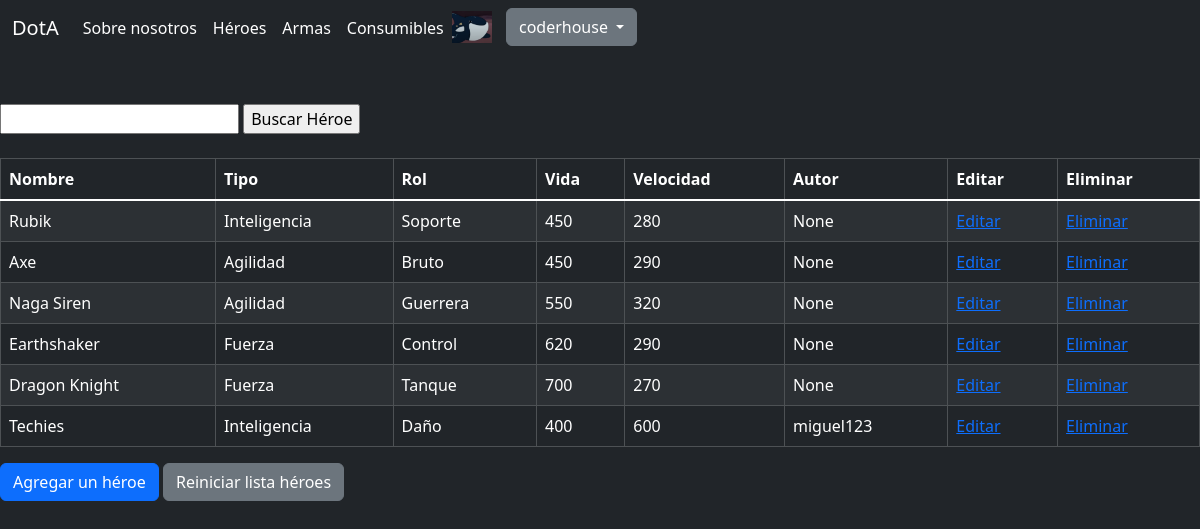
The app's page /preentrega3/heroes (signed in) with its own data.
### preentrega3/models.py (models this page shows, shortened)
class Avatar(models.Model):
    user = models.OneToOneField(User, on_delete = models.CASCADE, null = True)
    imagen = models.ImageField(upload_to='avatares', null = True, blank= True)

class Heroe(models.Model):
    nombre = models.CharField(max_length=32)
    tipo = models.CharField(max_length=16)
    aporte = models.CharField(max_length=16)
    vida = models.IntegerField(default=500)
    velocidad = models.IntegerField(default=300)
    creador = models.ForeignKey(User, on_delete = models.SET_NULL, null = True)

### preentrega3/views.py (the view)
# urls.py: path('heroes', lista_heroes, name="heroes"),
def lista_heroes(request):
    context = {
        'heroes' : Heroe.objects.all()
    }
    http_response = render(
        request = request,
        template_name= 'preentrega3/lista-heroes.html',
        context= context
    )
    return http_response

### preentrega3/templates/preentrega3/lista-heroes.html (shortened to what this page needs)
{% extends "layout.html" %}
{% block main %}
    <br><br>
    <form action="{% url 'buscar-heroe' %}" method="post">
        <input type="text" name="busqueda">
        <input type="submit" value="Buscar Héroe">
    </form>
    <br>
    <table class="table table-dark table-striped table-hover table-bordered">
        <thead>
            <tr>
                <th scope="col">Nombre</th>
                <th scope="col">Tipo</th>
                <th scope="col">Rol</th>
                <th scope="col">Vida</th>
                <th scope="col">Velocidad</th>
                <th scope="col">Autor</th>
                <th scope="col">Editar</th>
                <th scope="col">Eliminar</th>
            </tr>
        </thead>
        <tbody class="table-group-divider">
            {% for heroe in heroes %}
            <tr>
                <td>{{heroe.nombre}}</td>
                <td>{{heroe.tipo}}</td>
                <td>{{heroe.aporte}}</td>
                <td>{{heroe.vida}}</td>
                <td>{{heroe.velocidad}}</td>
                <td>{{heroe.creador}}</td>
                {% if user == heroe.creador or user.is_superuser %}
                <td><a href="{% url 'editar-heroe' heroe.id %}">Editar</a></td>
                {% endif %}
                {% if user == heroe.creador or user.is_superuser %}
                <td><a href="{% url 'eliminar-heroe' heroe.id %}">Eliminar</a></td>
                {% endif %}
            </tr>
            {% endfor %}
        </tbody>
    </table>
    <a class="btn btn-primary" href="{% url 'crear-heroe' %}" role="button">Agregar un héroe</a>
    <a class="btn btn-secondary" href="{% url 'heroes' %}" role="button">Reiniciar lista héroes</a>
{% endblock main %}

### templates_base/layout.html (shortened to what this page needs)
{% load static %}
<!DOCTYPE html>
<html lang="en">
<head>
</head>
<body class="bg-dark text-white">
    <header class="bg-dark text-white">
        <nav class="navbar navbar-expand-lg">
            <div class="container-fluid">
              <a class="navbar-brand text-white" href={% url 'index' %}>DotA</a>
              <div class="collapse navbar-collapse" id="navbarNav">
                <ul class="navbar-nav">
                  <li class="nav-item">
                    <a class="nav-link text-white" href={% url 'about' %}>Sobre nosotros</a>
                  </li>
                  <li class="nav-item">
                    <a class="nav-link text-white" href={% url 'heroes' %}>Héroes</a>
                  </li>
                  <li class="nav-item">
                    <a class="nav-link text-white" href={% url 'armas' %}>Armas</a>
                  </li>
                  <li class="nav-item">
                    <a class="nav-link text-white" href={% url 'consumibles' %}>Consumibles</a>
                  </li>
                  {% if user.is_authenticated %}
                  <div class="dropdown">
                  {% if user.avatar.imagen %}
                    <img src="{{user.avatar.imagen.url}}" style="max-width: 40px; margin-right: 10px;">
                  {% endif %}
                    <button class="btn btn-secondary dropdown-toggle" type="button" data-bs-toggle="dropdown" aria-expanded="false">
                      {{user.username}}
                    </button>
                  </div>
                  {% endif %}
                </ul>
              </div>
            </div>
          </nav>
    </header>
    <main>
        {% block main %}{% endblock main %}
    </main>
    <link href="https://cdn.jsdelivr.net/npm/bootstrap@5.3.2/dist/css/bootstrap.min.css" rel="stylesheet">
</body>
</html>

### records on screen
Heroe: nombre "Rubik", tipo "Inteligencia", aporte "Soporte", vida "450", velocidad "280", creador "None", shows "Editar", shows "Eliminar"
Heroe: nombre "Axe", tipo "Agilidad", aporte "Bruto", vida "450", velocidad "290", creador "None", shows "Editar", shows "Eliminar"
Heroe: nombre "Naga Siren", tipo "Agilidad", aporte "Guerrera", vida "550", velocidad "320", creador "None", shows "Editar", shows "Eliminar"
Heroe: nombre "Earthshaker", tipo "Fuerza", aporte "Control", vida "620", velocidad "290", creador "None", shows "Editar", shows "Eliminar"
Heroe: nombre "Dragon Knight", tipo "Fuerza", aporte "Tanque", vida "700", velocidad "270", creador "None", shows "Editar", shows "Eliminar"
Heroe: nombre "Techies", tipo "Inteligencia", aporte "Daño", vida "400", velocidad "600", creador "miguel123", shows "Editar", shows "Eliminar"

### other values on screen
{{ user.username }} "coderhouse"
